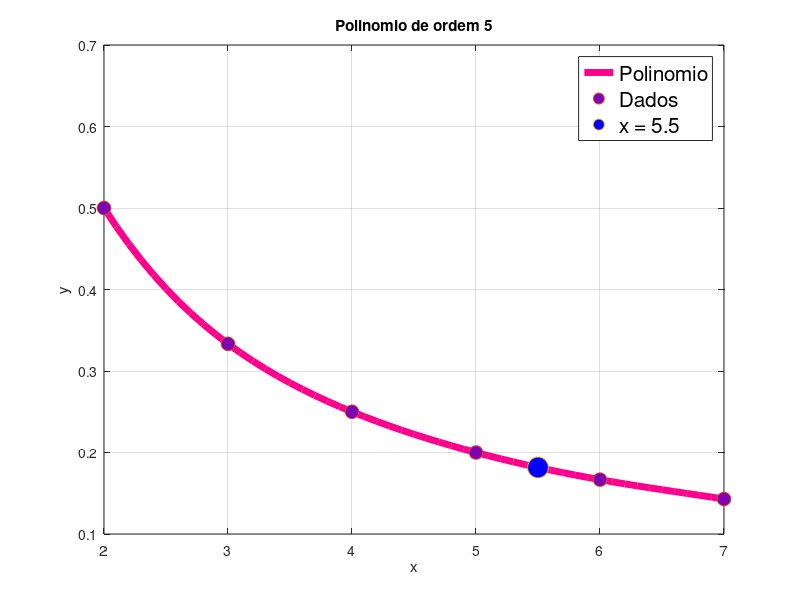

MATLAB code for this plot:
function l5ex19()
  clc;
  x = [2, 3, 4, 5, 6, 7];
  y = [0.5, 0.3333, 0.25, 0.2, 0.1667, 0.1429];
  xdef = 5.5;
  
  ordem = input("Defina o grau do polinonimo: ");
  
  coeficientes = elementos(ordem, x, y);
  [r2, coeficiteDeterminacao] = determinacao(coeficientes, x, y);
  
  fprintf("Os pontos: ") 
  for i = 1:numel(x)
    fprintf("(%d, %d) ", x(i), y(i))    
  endfor

  fprintf("Gerando a função: \nf(x) = ")
  fprintf("%d + ", coeficientes(1))
  for i = 2:numel(coeficientes)
    fprintf("%d.x^%d", coeficientes(i), (i-1))
    if i <= (numel(coeficientes)-1)
      fprintf(" + ")
    endif
  endfor
  
  fprintf("\nEstimando x para %d o polinomio resulta em: %d\nR2=%d, R=%d\n", xdef, funcao(coeficientes, xdef), r2, coeficiteDeterminacao);
  plotrosa(ordem, x, y, coeficientes, xdef);
endfunction

function x = elementos(ordem, x, y)
  matrizA = zeros(ordem+1, ordem+2);
  [~, n] = size(x);
  for i = 1:(ordem+1)
    for j = 1:i
      k = i+j-2;
      soma = 0;
      for l = 1:n
        soma = soma + ((x(l))^k);
      endfor
      matrizA(i, j) = soma;
      matrizA(j, i) = soma;
    endfor
    soma = 0;
    for l = 1:n
      soma = soma + (y(l))*((x(l))^(i-1));
    endfor
    matrizA(i, ordem+2) = soma;
  endfor
  A = matrizA(:, 1:(end-1));
  b = matrizA(:, end);
  x = A\b;
endfunction

function [r2, coeficiteDeterminacao] = determinacao(coeficientes, x, y)
  st = 0;
  sr = 0;
  for i = 1:numel(x)
    func = funcao(coeficientes, (x(i)));
    sr = sr + (y(i) - func)^2;
    st = st + (y(i) - mean(y))^2;
  endfor
  r2 = (st - sr)/st;
  coeficiteDeterminacao = sqrt(r2);
endfunction

function y = funcao(coeficientes, xdef)
  y = 0;
  for i = numel(coeficientes):-1:1 % Decrementa os coeficientes
    y = y + coeficientes(i) * xdef^(i - 1); % Soma acumulativa
  endfor
endfunction

function plotrosa(ordem, x, y, coeficientes, pontim)
  xauxiliar = (x(1)):0.1:(x(end));
  yauxiliar = (x(1)):0.1:(x(end));
  
  for i = 1:numel(xauxiliar)
    yauxiliar(i) = funcao(coeficientes, xauxiliar(i));
  endfor
  plot(xauxiliar, yauxiliar, 'linewidth', 5, 'color', [0.9922, 0.0000, 0.5490]);
  hold on;
  plot(x, y, 'marker', 'o', 'markersize', 10, 'markerfacecolor', [0.5019607843,0,0.7058823529], 'LineStyle', 'none');
  hold on;
  plot(pontim, (funcao(coeficientes, pontim)), 'marker', 'o', 'markersize', 15, 'markerfacecolor', 'b', 'LineStyle', 'none');
  title(sprintf('Polinomio de ordem %d', ordem))
  flegend = legend('Polinomio','Dados','x = 5.5', 'Location', 'northeast');
  set(flegend, 'FontSize', 15);
  xlabel("x");
  ylabel("y");
  grid on;
  hold off;
endfunction